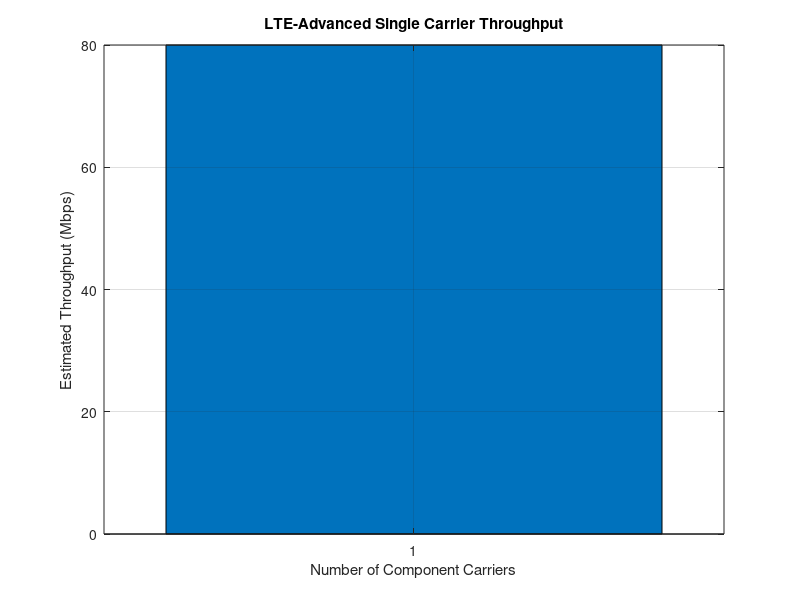

Write MATLAB code to recreate this figure.
clc;
clear;
close all;

% LTE-Advanced Single Component Carrier

BW1 = 20;          % Component carrier bandwidth (MHz)
SE = 4;            % Spectral efficiency (bits/s/Hz)
Ncc = 1;           % Number of component carriers

% Aggregated bandwidth
BWagg = BW1 * Ncc;

% Estimated throughput (Mbps)
Throughput = BWagg * SE;

% Display results
disp('Single Component Carrier');
disp(['Bandwidth = ', num2str(BWagg), ' MHz']);
disp(['Estimated Throughput = ', num2str(Throughput), ' Mbps']);

% Plot throughput
figure;
bar(Ncc, Throughput);
grid on;
xlabel('Number of Component Carriers');
ylabel('Estimated Throughput (Mbps)');
title('LTE-Advanced Single Carrier Throughput');
